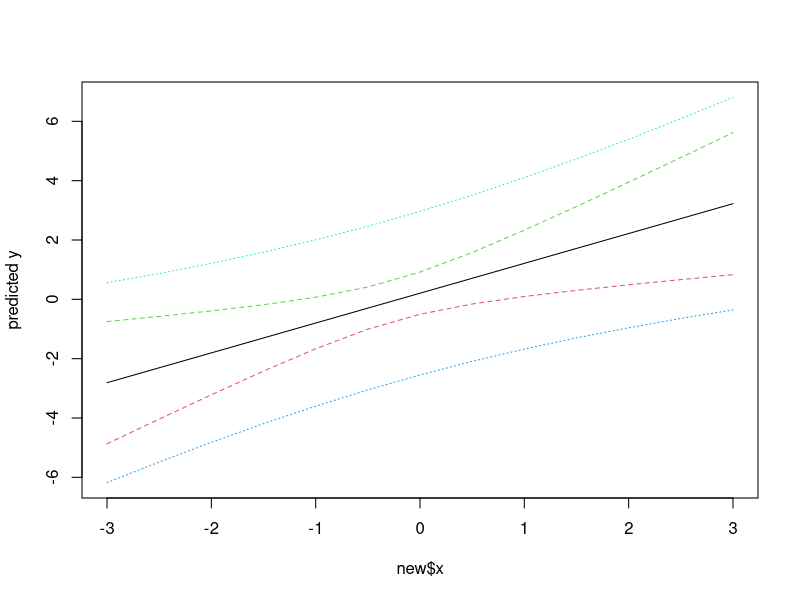
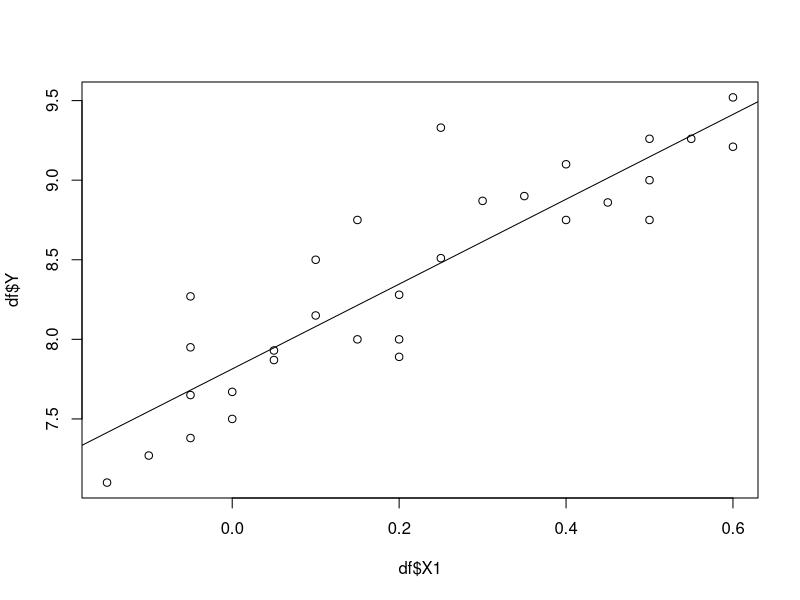
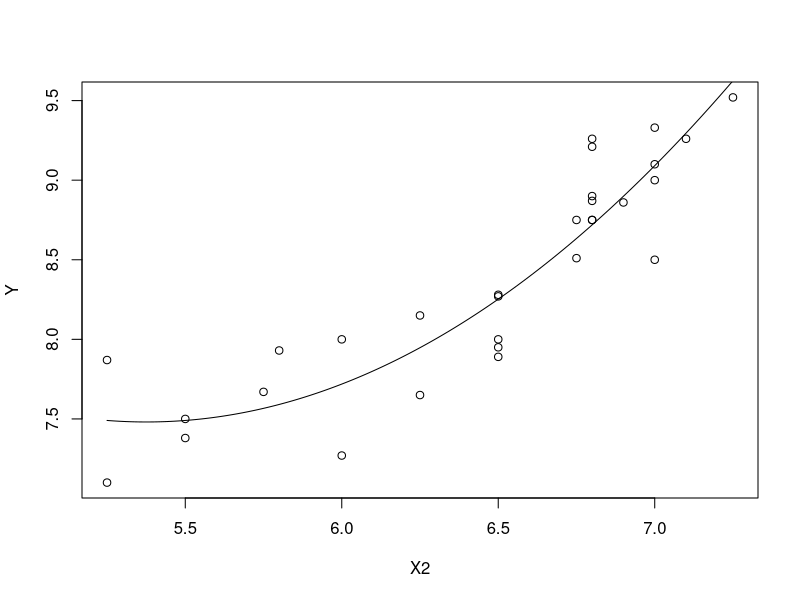
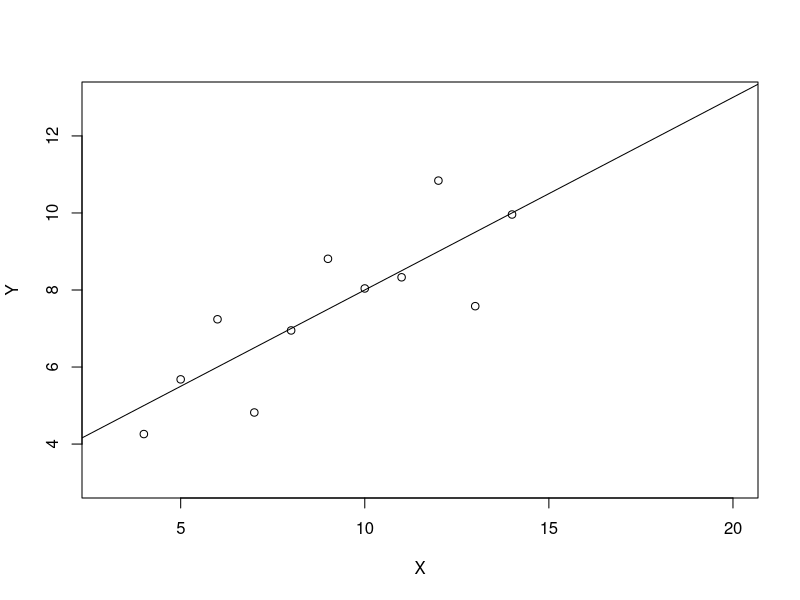
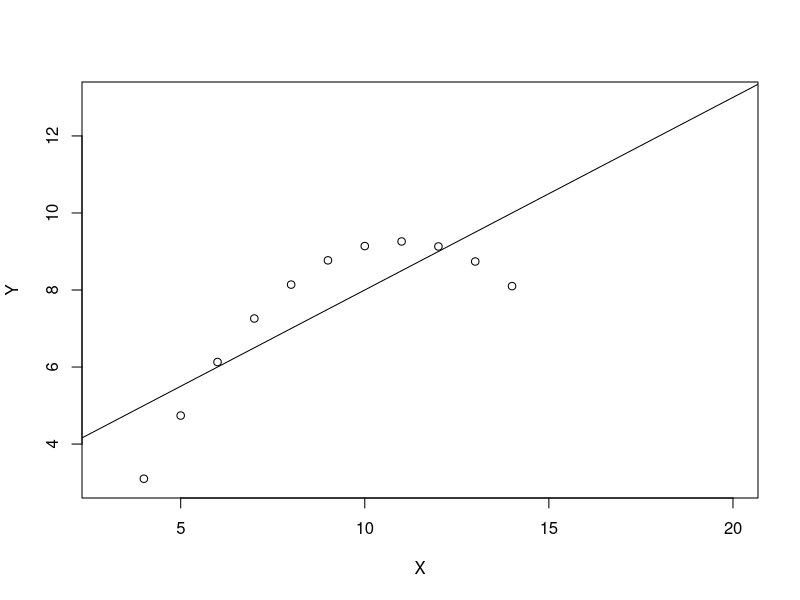
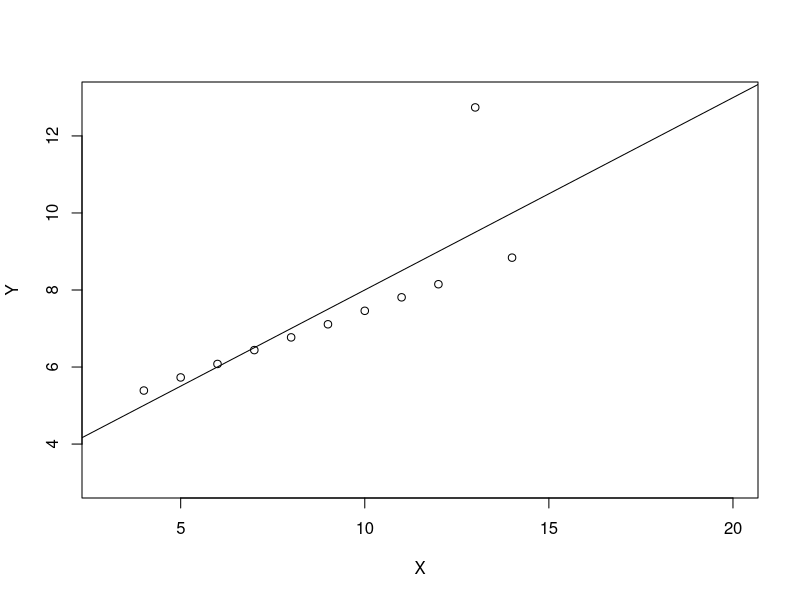
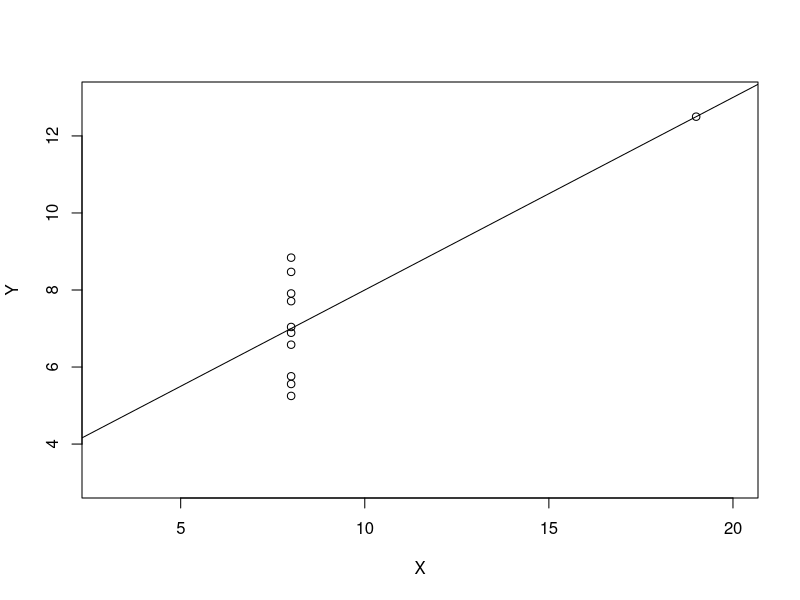

Here is the R script that generated these plots, in order: (Note: this script raises an error after producing the figures.)
## ---- chunk 1
knitr::opts_chunk$set(echo = TRUE)
## ---- chunk 2
x <- rnorm(15)
y <- x + rnorm(15)
predict(lm(y ~ x))
## ---- chunk 3
new <- data.frame(x = seq(-3, 3, 0.5))
predict(lm(y ~ x), new, se.fit = TRUE)
pred.w.plim <- predict(lm(y ~ x), new, interval = "prediction")
pred.w.clim <- predict(lm(y ~ x), new, interval = "confidence")
matplot(new$x, cbind(pred.w.clim, pred.w.plim[,-1]),
        lty = c(1,2,2,3,3), type = "l", ylab = "predicted y")
## ---- chunk 4
x <- c(0.10,0.11,0.12,0.13,0.14,0.15,0.16,0.17,0.18,0.20,0.21,0.23)
y <- c(42.0,43.5,45.0,45.5,45.0,47.5,49.0,53.0,50.0,55.0,55.0,60.0)
lm.sol <- lm(y ~ 1 + x)
summary(lm.sol)
## ---- chunk 5
### Calculate the confidence interval of the linear model
beta.int <- function(fm,alpha = 0.05){
   A <- summary(fm)$coefficients
   df <- fm$df.residual
   left <- A[,1]-A[,2]*qt(1-alpha/2, df)
   right <- A[,1]+A[,2]*qt(1-alpha/2, df)
   rowname <- dimnames(A)[[1]]
   colname <- c("Estimate", "Left", "Right")
   matrix(c(A[,1], left, right), ncol = 3,
       dimnames = list(rowname, colname ))  
}
## ---- chunk 6
toothpaste <- data.frame(
   X1=c(-0.05, 0.25,0.60,0,   0.25,0.20, 0.15,0.05,-0.15, 0.15,
         0.20, 0.10,0.40,0.45,0.35,0.30, 0.50,0.50, 0.40,-0.05,
        -0.05,-0.10,0.20,0.10,0.50,0.60,-0.05,0,    0.05, 0.55),
   X2=c( 5.50,6.75,7.25,5.50,7.00,6.50,6.75,5.25,5.25,6.00,
         6.50,6.25,7.00,6.90,6.80,6.80,7.10,7.00,6.80,6.50,
         6.25,6.00,6.50,7.00,6.80,6.80,6.50,5.75,5.80,6.80),
   Y =c( 7.38,8.51,9.52,7.50,9.33,8.28,8.75,7.87,7.10,8.00,
         7.89,8.15,9.10,8.86,8.90,8.87,9.26,9.00,8.75,7.95,
         7.65,7.27,8.00,8.50,8.75,9.21,8.27,7.67,7.93,9.26)
)
df <- toothpaste
## ---- chunk 7
lm.sol <- lm(df$Y ~ df$X1 + df$X2)
summary(lm.sol)
## ---- chunk 8
plot(df$Y ~ df$X1)
abline(lm(df$Y ~ df$X1))
## ---- chunk 9
Y <- df$Y
X2 <- df$X2
lm2.sol <- lm(Y ~ X2 + I(X2^2))

x <- seq(min(X2), max(X2), len=200)
y <- predict(lm2.sol, data.frame(X2=x))
plot(Y ~ X2)
lines(x,y)
## ---- chunk 10
lm.new <- update(lm.sol, . ~ .+I(df$X2^2))
summary(lm.new)
beta.int(lm.new)
## ---- chunk 11
lm2.new <- update(lm.new, . ~ .-df$X2)
summary(lm2.new)
## ---- chunk 12
lm3.new <- update(lm.new, . ~ .+df$X1*df$X2)
summary(lm3.new)
## ---- chunk 13
cement <- data.frame(
   X1 = c( 7,  1, 11, 11,  7, 11,  3,  1,  2, 21,  1, 11, 10),
   X2 = c(26, 29, 56, 31, 52, 55, 71, 31, 54, 47, 40, 66, 68),
   X3 = c( 6, 15,  8,  8,  6,  9, 17, 22, 18,  4, 23,  9,  8),
   X4 = c(60, 52, 20, 47, 33, 22,  6, 44, 22, 26, 34, 12, 12),
   Y  = c(78.5, 74.3, 104.3,  87.6,  95.9, 109.2, 102.7, 72.5, 
        93.1,115.9,  83.8, 113.3, 109.4)
)

## ---- chunk 14
lm.sol <- lm(Y ~ X1+X2+X3+X4, data = cement)
summary(lm.sol)
## ---- chunk 15
lm.step <- step(lm.sol)
## ---- chunk 16
lm.step$anova
## ---- chunk 17
summary(lm.step)
## ---- chunk 18
drop1(lm.step)
## ---- chunk 19
Anscombe <- data.frame(
  X  = c(10.0, 8.0, 13.0, 9.0, 11.0, 14.0, 6.0, 4.0, 12.0, 7.0, 5.0),
  Y1 = c(8.04, 6.95, 7.58, 8.81, 8.33, 9.96, 7.24, 4.26, 10.84, 4.82, 5.68),
  Y2 = c(9.14, 8.14, 8.74, 8.77, 9.26, 8.10, 6.13, 3.10, 9.13, 7.26, 4.74),
  Y3 = c(7.46, 6.77, 12.74, 7.11, 7.81, 8.84, 6.08, 5.39, 8.15, 6.44, 5.73),
  X4 = c(rep(8,7), 19, rep(8,3)),
  Y4 = c(6.58, 5.76, 7.71, 8.84, 8.47, 7.04, 5.25, 12.50, 5.56, 7.91, 6.89)
)
summary(lm(Y1 ~ X, data = Anscombe))
summary(lm(Y2 ~ X, data = Anscombe))
summary(lm(Y3 ~ X, data = Anscombe))
summary(lm(Y4 ~ X4,data = Anscombe))
## ---- chunk 20
plot(c(3,20), c(3,13), type = "n", xlab = "X", ylab = "Y")
points(Anscombe$X, Anscombe$Y1)
abline(lm(Anscombe$Y1 ~ Anscombe$X))
## ---- chunk 21
plot(c(3,20), c(3,13), type = "n", xlab = "X", ylab = "Y")
points(Anscombe$X, Anscombe$Y2)
abline(lm(Anscombe$Y2 ~ Anscombe$X))
## ---- chunk 22
plot(c(3,20), c(3,13), type = "n", xlab = "X", ylab = "Y")
points(Anscombe$X, Anscombe$Y3)
abline(lm(Anscombe$Y3 ~ Anscombe$X))
## ---- chunk 23
plot(c(3,20), c(3,13), type = "n", xlab = "X", ylab = "Y")
points(Anscombe$X4, Anscombe$Y4)
abline(lm(Anscombe$Y4 ~ Anscombe$X4))
## ---- chunk 24
lm2.sol <- lm(Y2 ~ X + I(X^2))
summary(lm2.sol)
x <- seq(min(X), max(X), by = 0.1)
b <- coef(lm2.sol)
y <- b[1]+b[2]*x+b[3]*x^2
plot(c(3,20), c(3,13), type = "n", xlab = "X", ylab = "Y")
points(X,Y2)
lines(x,y)
## ---- chunk 25
i <- 1:11; Y31 <- Y3[i != 3]; X3 <- X[i != 3]
lm3.sol <- lm(Y31 ~ X3)
summary(lm3.sol)
plot(c(3,20), c(3,13), type = "n", xlab = "X", ylab = "Y")
points(X,Y3)
abline(lm3.sol)
